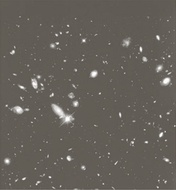
%> input picture todos/lec7/assets/stars.jpg, 176 x 190 px, shrunk from 419 x 453 before the run
$ octave script.m   (GNU Octave 9; MATLAB toolbox functions it lacks are replaced by stand-ins)
%> lines starting %> are read from the running program, lines starting %| are printed output that depends on the picture
### todos/lec7/convolution_filter.m
function outputImage = convolution_filter(inputImage, filterKernel)
%> called with filterKernel = [-1 0 1; -2 0 2; -1 0 1]
    [rows, cols] = size(inputImage);
%> rows = 190; cols = 176
    [kRows, kCols] = size(filterKernel);
    halfKernelRows = floor(kRows / 2);
    halfKernelCols = floor(kCols / 2);
    inputImage=imread("assets\stars.jpg");
%> inputImage is the input picture: size 190x176x3 uint8; mean R, G, B 101.4, 96.7, 90.2
    % Apply convolution
    outputImage = zeros(rows, cols);
    for i = halfKernelRows+1:rows-halfKernelRows
        for j = halfKernelCols+1:cols-halfKernelCols
            % Extract the neighborhood
            neighborhood = inputImage(i-halfKernelRows:i+halfKernelRows, j-halfKernelCols:j+halfKernelCols);

            neighborhood = double(neighborhood);
            filterKernel = double(filterKernel);

            % Apply convolution
            outputImage(i, j) = sum(sum(neighborhood .* filterKernel));
        end
    end
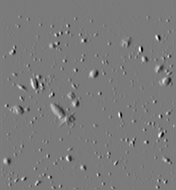
%> outputImage: size 190x176 double; min -562, max 603, mean 0.2; drawn with min black and max white
%> after the loop, filterKernel = [-1 0 1; -2 0 2; -1 0 1]
end

### todos/lec7/script.m
% Define the filter kernel (e.g., a 3x3 kernel)
kernelSize = 3;
%filterKernel = ones(kernelSize) / kernelSize^2;
%filterKernel = [1,1,1,1,1; 1,2,2,2,1; 1,2,4,2,1; 1,2,2,2,1; 1,1,1,1,1] / 25;
%filterKernel2 = [2,2,2; 2,4,2; 2,2,2;] / 9;
filterKernel2 = [-1  0  1; -2  0  2; -1  0  1];
filterKernel = [1,1,1; 1,1,1; 1,1,1];
% Load your input image
inputImage = double(rgb2gray(imread('assets\stars.jpg')));

% Call the function
%interImage = order_statistics_filter(inputImage, filterKernel);
interImage2 = convolution_filter(inputImage, filterKernel2);
outputImage = interImage2 + inputImage;

% Display the original and filtered images
figure;
subplot(1,2,1); imshow(uint8(inputImage)); title('Original Image');
subplot(1,2,2); imshow(uint8(outputImage)); title('Filtered Image');
%> after `imshow(uint8(outputImage))`:
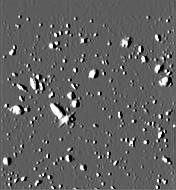
%> displayed picture: size 190x176, on the screen's scale of 0 to 255; min 0, max 255, mean 97.3
